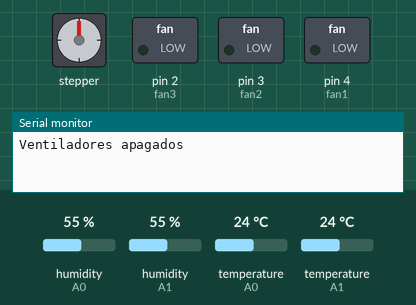
This sketch was run on a simulated Arduino Uno, built with avr-gcc and run on an emulated ATmega328P. On the bench: stepper motor, switched loads named in the sketch (green lamp = pin HIGH), the last lines printed to the serial monitor. Wiring (inferred from the names in the program): stepper motor driver (200 steps per turn assumed): step pin 9; direction pin 10. The inputs (shaded band) are chosen by the test bench; at power-on: humidity (sensors on A0, A1) 55 %, temperature (sensors on A0, A1) 24 °C.

Above: at 2.5 s.
At 7.5 s:
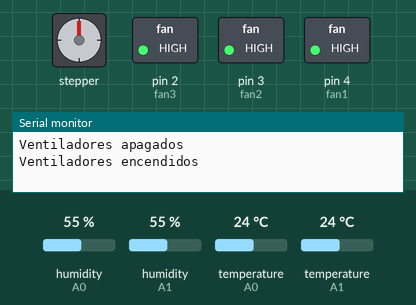
Timing chart, 0 to 13.1 s (numbered marks = the images above):
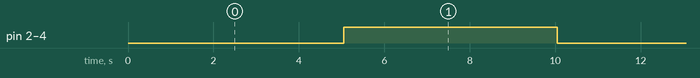

The sketch:

motBoardArdu.ino
```cpp
/******************************************************************************
Programa para minimo para mover el motor por milimetro en una u otra direccion
******************************************************************************/
//Declare pin functions on Redboard
#include "DHT.h"

#define DHT11_PIN1 A0
#define DHT11_PIN2 A1
#define stp 9
#define dir 10
#define fan1 4
#define fan2 3
#define fan3 2
#define DHT1TYPE DHT11
#define DHT2TYPE DHT11
char user_input;
long x;
int y;
int state;

DHT dht1(DHT11_PIN1, DHT1TYPE);
DHT dht2(DHT11_PIN2, DHT2TYPE);

void setup() {
  pinMode(stp, OUTPUT);
  pinMode(dir, OUTPUT);
  pinMode(fan1, OUTPUT);
  pinMode(fan2, OUTPUT);
  pinMode(fan3, OUTPUT);
  resetEDPins(); //Set step, direction, microstep and enable pins to default states
  Serial.begin(9600); //Open Serial connection for debugging
  dht1.begin();
  dht2.begin();

}

//Main loop
void loop() {
  Serial.println("Ventiladores apagados");
  delay(5000);
  float t1 = dht1.readTemperature();
  float t2 = dht2.readTemperature();
  digitalWrite(fan1, HIGH);
  digitalWrite(fan2, HIGH);
  digitalWrite(fan3, HIGH);
  Serial.println("Ventiladores encendidos");
  delay(5000);
  // if(t2>25){
  //   digitalWrite(fan2, HIGH);
  // }
  // else{
  //   digitalWrite(fan2, LOW);
  // }
  // if(t1>25){
  //   digitalWrite(fan3, HIGH);
  // }
  // else{
  //   digitalWrite(fan3, LOW);
  // }

  // while(Serial.available()){
  //     user_input = Serial.read(); //Read user input and trigger appropriate function
  //       if (user_input =='1') StepForwardDefault();
  //       if(user_input =='2') ReverseStepDefault();
  //     }
      resetEDPins();
  }


//Reset Easy Driver pins to default states
void resetEDPins()
{
  digitalWrite(stp, LOW);
  digitalWrite(dir, LOW);
  digitalWrite(fan1, LOW);
  digitalWrite(fan2, LOW);
  digitalWrite(fan3, LOW);
}

//Default microstep mode function
void StepForwardDefault()
{
  digitalWrite(dir, HIGH); //Pull direction pin low to move "forward"
  for(x= 0; x<200; x++)  //Loop the forward stepping enough times for motion to be visible
  {
    digitalWrite(stp,HIGH); //Trigger one step forward
    delay(1);
    digitalWrite(stp,LOW); //Pull step pin low so it can be triggered again
    delay(1);;

  }
}

void ReverseStepDefault()
{

  digitalWrite(dir, LOW); //Pull direction pin low to move "forward"
  for(x= 0; x<200; x++)  //Loop the forward stepping enough times for motion to be visible 2000 pasos por cm
  {
    digitalWrite(stp,HIGH); //Trigger one step forward
    delay(1);
    digitalWrite(stp,LOW); //Pull step pin low so it can be triggered again
    delay(1);
  }
}
```

Measured:
- by itself, pin 2 (fan3), pin 3 (fan2), pin 4 (fan1): alternates HIGH for 5.0 s and LOW for 5.0 s
